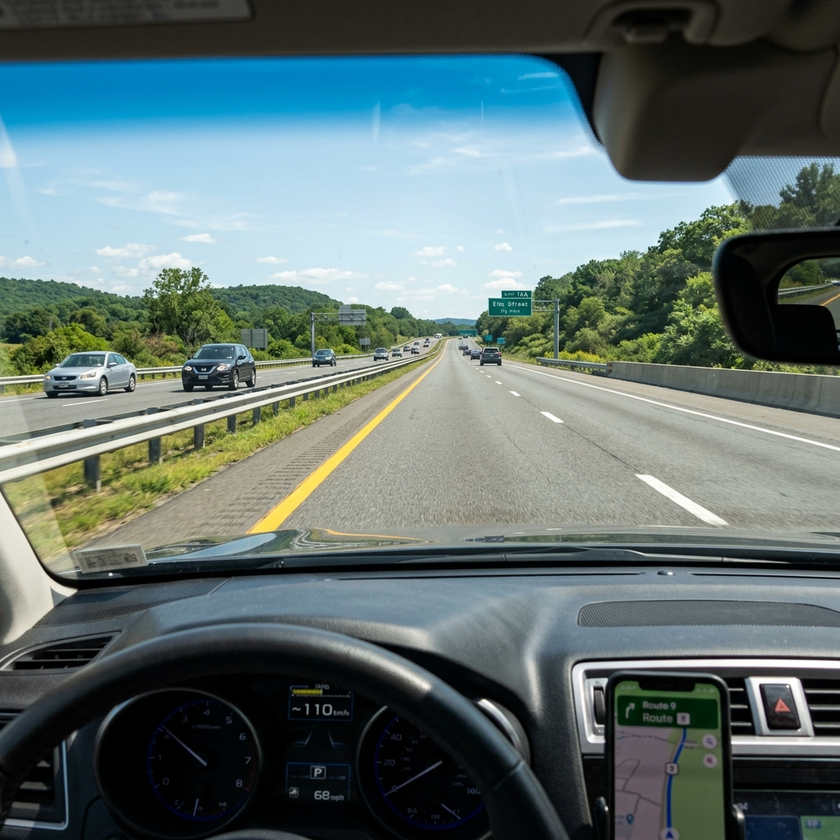
#> input picture Project 06 - AutoSteer AI Driving Simulator/sample_road.png, 840 x 840 px, shrunk from 1024 x 1024 before the run
$ python -i lane_detector.py   (imports and definitions only)
#> lines starting #> are read from the running program, lines starting #| are printed output that depends on the picture; after the words box and inside, x2 and y2 are one past the last pixel; in counts of white or black regions, pixels touching at a corner belong together
#> further down, picture is the input picture: shape (840, 840, 3); mean B, G, R 111.4, 113, 96.5
import cv2
import numpy as np

class LaneDetector:
    def __init__(self):
        pass

    def process_frame(self, frame):
        # 1. Grayscale
        gray = cv2.cvtColor(frame, cv2.COLOR_BGR2GRAY)
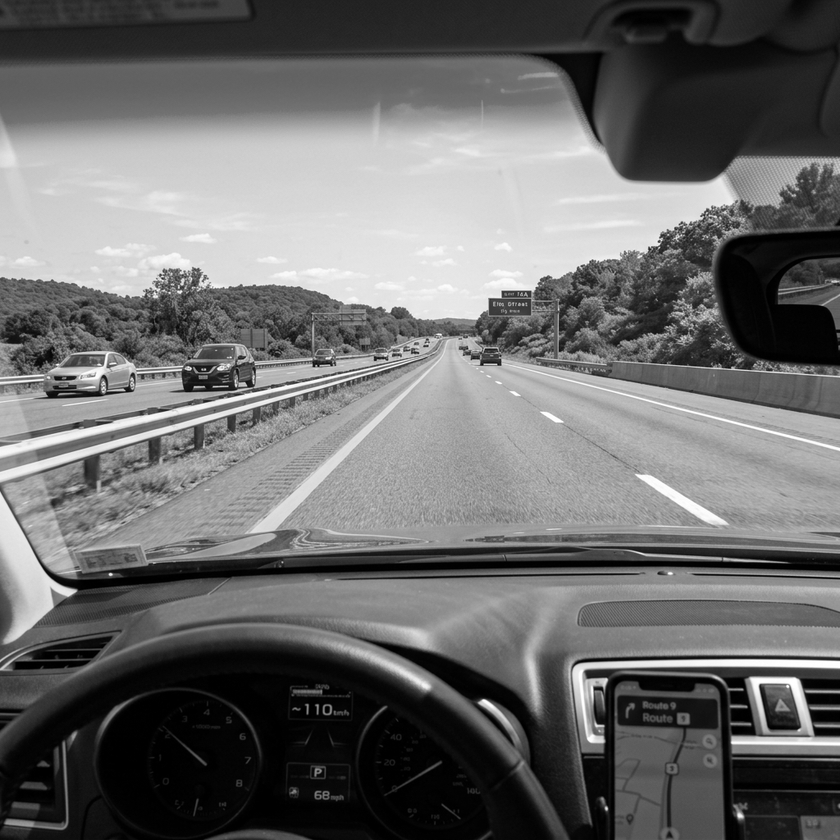
#> gray: shape (840, 840); min 0, max 255, mean 107.9

        # 2. Gaussian Blur
        blur = cv2.GaussianBlur(gray, (5, 5), 0)

        # 3. Canny Edge Detection
        canny = cv2.Canny(blur, 50, 150)
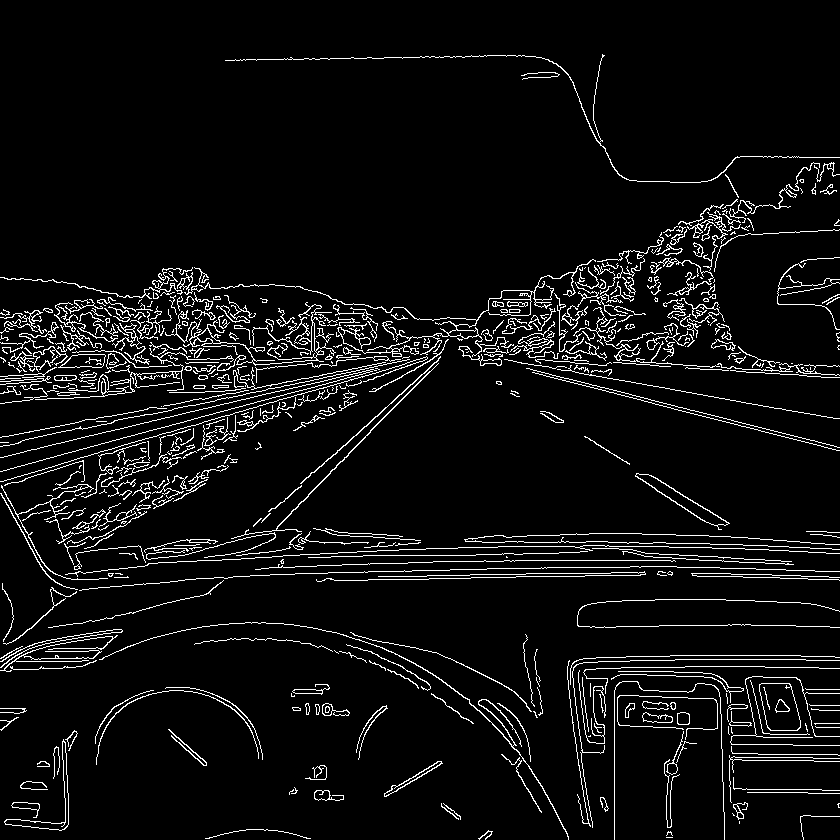
#> canny: shape (840, 840); 6% white in thin lines or dots

        # 4. ROI Masking (Simulator track ke liye specialized area)
        height, width = canny.shape
#> height = 840; width = 840
        mask = np.zeros_like(canny)
        # Trapezoid shape for simulator track
        polygon = np.array([[
            (0, height * 0.9),
            (width * 0.45, height * 0.6),
            (width * 0.55, height * 0.6),
            (width, height * 0.9),
        ]], np.int32)
        cv2.fillPoly(mask, polygon, 255)
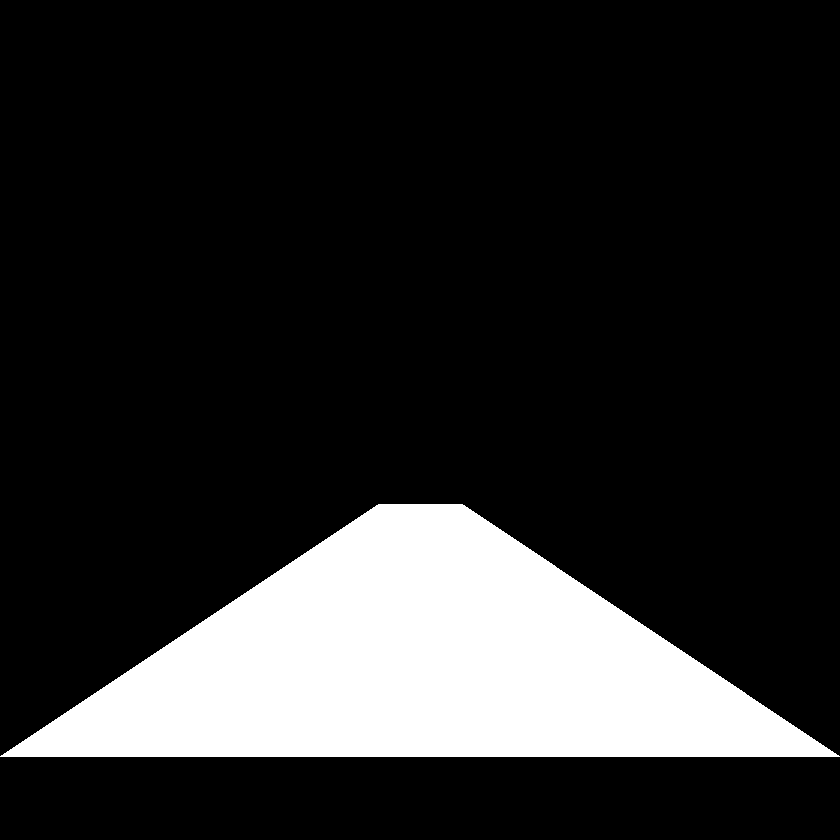
#> mask: shape (840, 840); 16.6% white; 1 white region, box (x1, y1, x2, y2) and area: (0, 504, 840, 757) 117138
        masked_edges = cv2.bitwise_and(canny, mask)
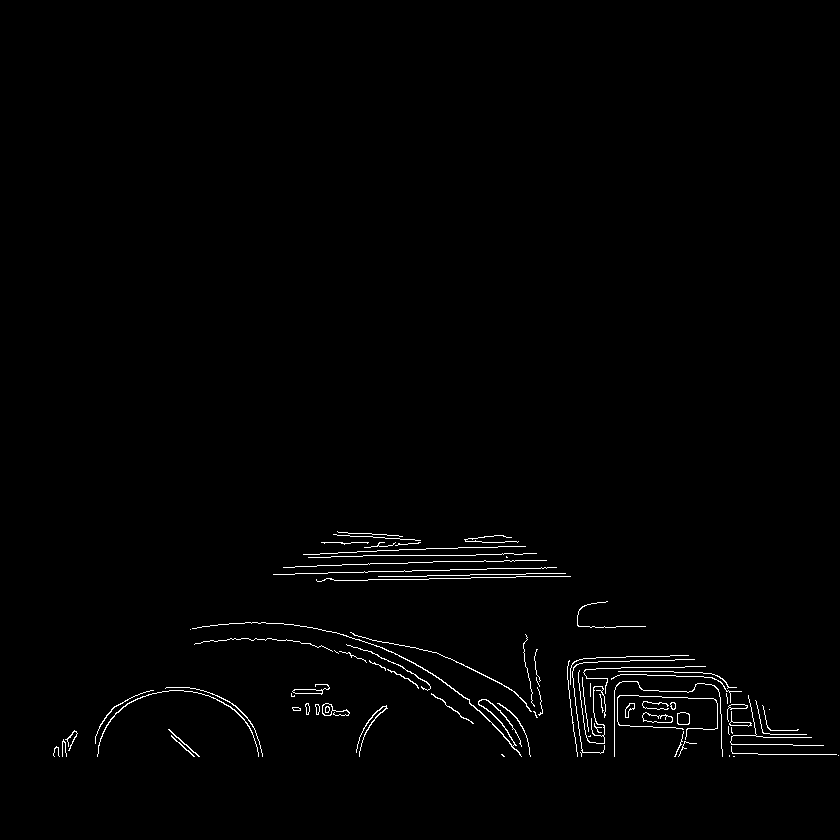
#> masked_edges: shape (840, 840); 1.1% white in thin lines or dots, all inside (x1, y1, x2, y2) = (53, 531, 839, 757)

        # 5. Hough Transform
        lines = cv2.HoughLinesP(masked_edges, 2, np.pi/180, 100, np.array([]), minLineLength=40, maxLineGap=5)
#> lines = 20 rows, first 6: [419, 555, 475, 555], [370, 579, 470, 578], [731, 744, 792, 744], [458, 561, 503, 561], [328, 572, 411, 571], [763, 737, 811, 737]

        # 6. Draw Lanes Overlay
        line_image = np.zeros_like(frame)
        if lines is not None:
            for line in lines:
                for x1, y1, x2, y2 in line:
                    cv2.line(line_image, (x1, y1), (x2, y2), (0, 255, 0), 10)
#> this loop made 20 passes
#> line on passes 1 to 12: [[419, 555, 475, 555]], [[370, 579, 470, 578]], [[731, 744, 792, 744]], [[458, 561, 503, 561]], [[328, 572, 411, 571]], [[763, 737, 811, 737]], [[377, 550, 483, 547]], [[378, 576, 426, 576]], [[354, 635, 410, 647]], [[295, 566, 457, 561]], [[605, 661, 661, 660]], [[626, 656, 669, 656]]
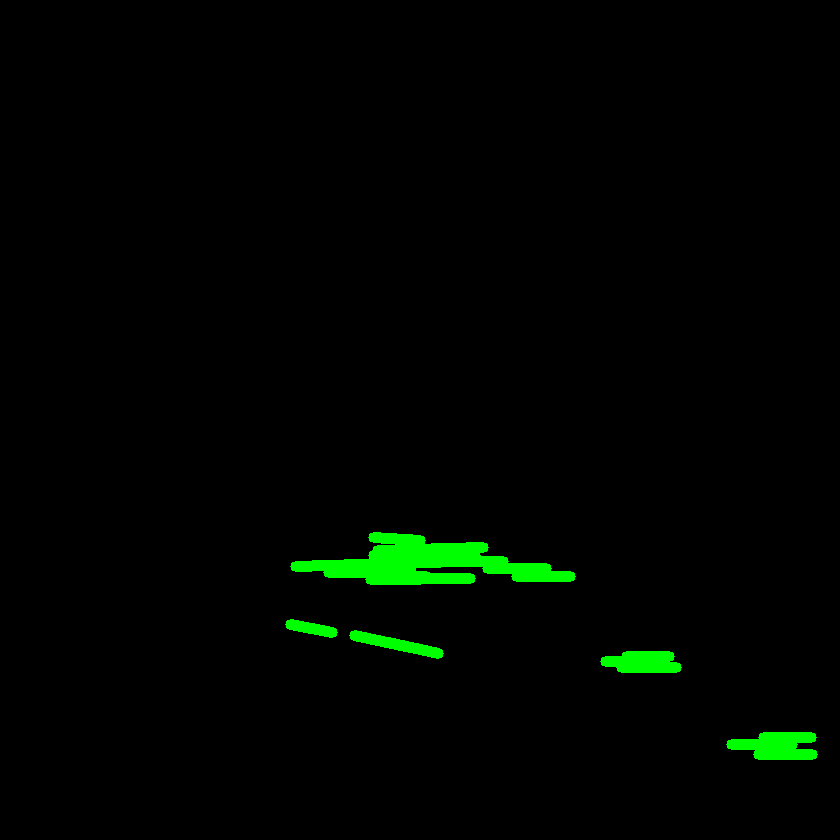
#> line_image: shape (840, 840, 3); mean of channels 0, 1, 2 0, 4.5, 0; drawn as B, G, R

        # Combine Result
        combined = cv2.addWeighted(frame, 0.8, line_image, 1, 1)
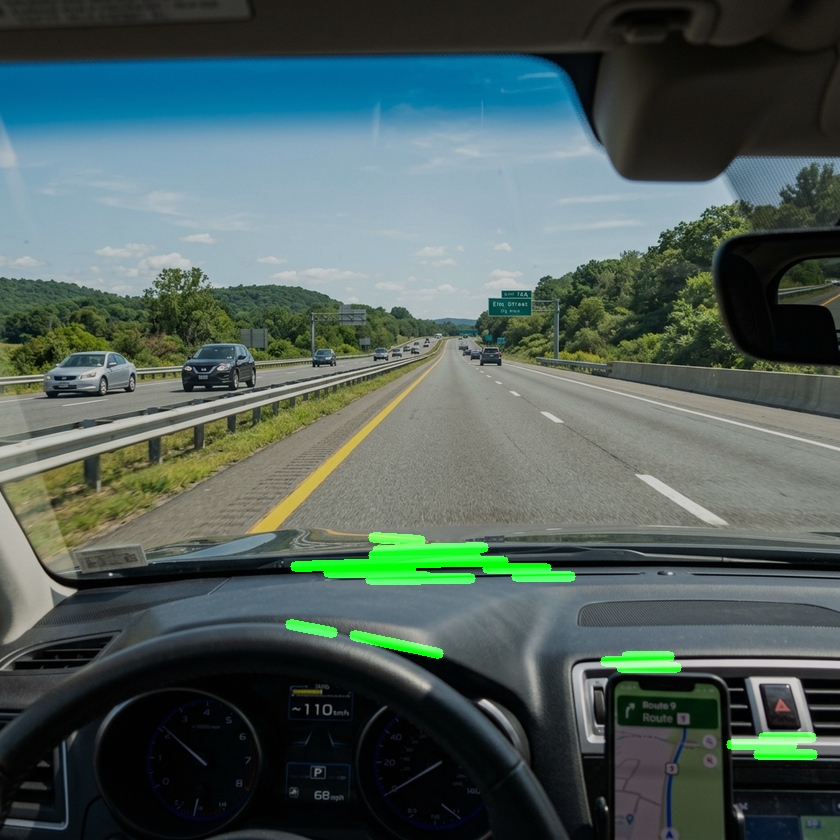
#> combined: shape (840, 840, 3); mean B, G, R 90.1, 94.5, 78.2
        return combined, lines

    def get_steering_offset(self, lines, width):
        # Logically calculate center offset
        # Simplified: average of bottom point of lines
        if lines is None:
            return 0

        mid = width / 2
        offsets = []
        for line in lines:
            for x1, y1, x2, y2 in line:
                offsets.append(x1)
                offsets.append(x2)

        if not offsets:
            return 0

        lane_center = np.mean(offsets)
        return (lane_center - mid) / mid # Normalized offset

>>> import cv2
>>> picture = cv2.imread('sample_road.png')
>>> result = LaneDetector().process_frame(picture)
